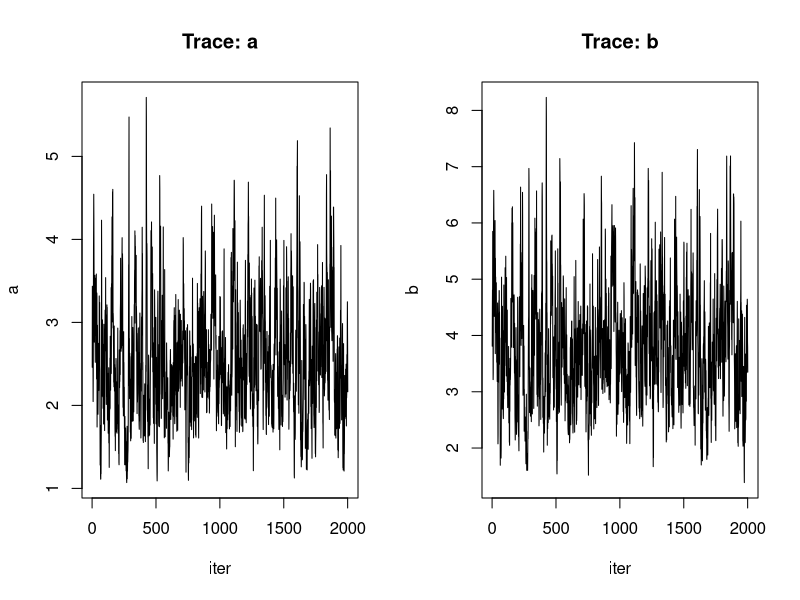
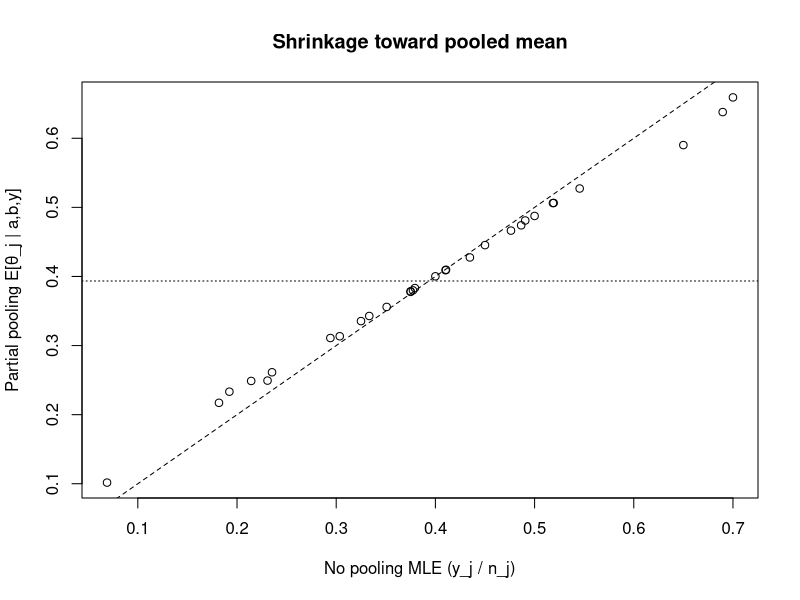

Recreate these plots in R, in order.
# level-2 Hierarchical Bayesian model for grouped coin flip data
set.seed(1)

## ----- Simulate grouped coin data -----
J <- 30                                  # number of groups (coins)
n_j <- sample(20:60, J, replace = TRUE)  # trials per group
a_true <- 4; b_true <- 6                 # true hyperparameters (mean ~ 0.4)
theta_true <- rbeta(J, a_true, b_true)
y <- rbinom(J, size = n_j, prob = theta_true)

## ----- Hyperpriors for (a,b) -----
alpha_a <- 1; beta_a <- 1   # Gamma(shape=1, rate=1) -> Exp(1)
alpha_b <- 1; beta_b <- 1

## ----- Utilities: log-posterior for (a,b) collapsed over theta -----
log_post_ab <- function(a, b, y, n_j, alpha_a, beta_a, alpha_b, beta_b) {
  if (a <= 0 || b <= 0) return(-Inf)
  # log prior Gamma(a; alpha_a, beta_a) + Gamma(b; alpha_b, beta_b)
  lp <- (alpha_a - 1) * log(a) - beta_a * a +
    (alpha_b - 1) * log(b) - beta_b * b
  # collapsed likelihood: product_j B(a+y_j, b+n_j-y_j) / B(a,b)
  # use logs for stability: lbeta(x,y) = log Beta(x,y)
  ll <- sum(lbeta(a + y, b + n_j - y)) - J * lbeta(a, b)
  lp + ll
}

## ----- Metropolis–Hastings on (a,b) with log-normal proposals -----
mh_ab <- function(a_init, b_init, y, n_j,
                  alpha_a, beta_a, alpha_b, beta_b,
                  n_iter = 5000, prop_sd = c(0.20, 0.20), burn = 1000, thin = 2) {
  a <- a_init; b <- b_init
  out_a <- numeric(n_iter); out_b <- numeric(n_iter)
  acc <- 0L
  curr_lp <- log_post_ab(a, b, y, n_j, alpha_a, beta_a, alpha_b, beta_b)
  for (t in 1:n_iter) {
    # propose on log-scale to keep positivity
    a_prop <- a * exp(rnorm(1, 0, prop_sd[1]))
    b_prop <- b * exp(rnorm(1, 0, prop_sd[2]))
    prop_lp <- log_post_ab(a_prop, b_prop, y, n_j, alpha_a, beta_a, alpha_b, beta_b)
    # log-normal symmetry correction (Jacobian cancels in RW on log-scale)
    log_acc <- prop_lp - curr_lp
    if (log(runif(1)) < log_acc) {
      a <- a_prop; b <- b_prop
      curr_lp <- prop_lp
      acc <- acc + 1L
    }
    out_a[t] <- a; out_b[t] <- b
  }
  keep_idx <- seq(from = burn, to = n_iter, by = thin)
  list(
    a = out_a[keep_idx],
    b = out_b[keep_idx],
    acc_rate = acc / n_iter
  )
}

## ----- Run MH for (a,b) -----
ab_draws <- mh_ab(
  a_init = 1, b_init = 1,
  y = y, n_j = n_j,
  alpha_a = alpha_a, beta_a = beta_a,
  alpha_b = alpha_b, beta_b = beta_b,
  n_iter = 12000, prop_sd = c(0.15, 0.15), burn = 2000, thin = 5
)

cat(sprintf("MH acceptance rate: %.3f\n", ab_draws$acc_rate))
a_hat <- mean(ab_draws$a); b_hat <- mean(ab_draws$b)
cat(sprintf("Posterior mean of (a,b): (%.3f, %.3f)\n", a_hat, b_hat))

## ----- Draw group-level thetas given (a,b) and data (conjugate) -----
## We can either:
##  1) plug in (a_hat, b_hat)  [Empirical-Bayes-ish], or
##  2) draw per-iteration thetas paired with (a,b) draws.
## Below is a simple plug-in to visualize shrinkage.

theta_post_mean <- (a_hat + y) / (a_hat + b_hat + n_j)  # E[theta_j | a,b,y]
theta_mle       <- y / n_j                               # no pooling (per-group MLE)
theta_pool_mean <- sum(y) / sum(n_j)                     # complete pooling
theta_full_pool <- rep(theta_pool_mean, J)

## ----- Compare shrinkage: no pooling vs partial vs complete pooling -----
shrinkage <- data.frame(
  group = 1:J,
  n = n_j,
  y = y,
  mle = theta_mle,
  partial_pool = theta_post_mean,
  full_pool = theta_full_pool,
  theta_true = theta_true
)

print(head(shrinkage, 10))

## ----- (Optional) posterior samples for theta_j with uncertainty bands -----
S <- length(ab_draws$a)
theta_samples <- matrix(NA_real_, nrow = S, ncol = J)
for (s in 1:S) {
  a_s <- ab_draws$a[s]; b_s <- ab_draws$b[s]
  theta_samples[s, ] <- rbeta(J, a_s + y, b_s + n_j - y)
}
theta_ci_low  <- apply(theta_samples, 2, quantile, probs = 0.05)
theta_ci_high <- apply(theta_samples, 2, quantile, probs = 0.95)

## Bind into results
shrinkage$ci5  <- theta_ci_low
shrinkage$ci95 <- theta_ci_high

## ----- Minimal base R plots (optional) -----
par(mfrow = c(1, 2))
plot(ab_draws$a, type = "l", main = "Trace: a", ylab = "a", xlab = "iter")
plot(ab_draws$b, type = "l", main = "Trace: b", ylab = "b", xlab = "iter")
par(mfrow = c(1, 1))

plot(theta_mle, theta_post_mean,
     xlab = "No pooling MLE (y_j / n_j)",
     ylab = "Partial pooling E[θ_j | a,b,y]",
     main = "Shrinkage toward pooled mean")
abline(a = 0, b = 1, lty = 2)
abline(h = theta_pool_mean, lty = 3)